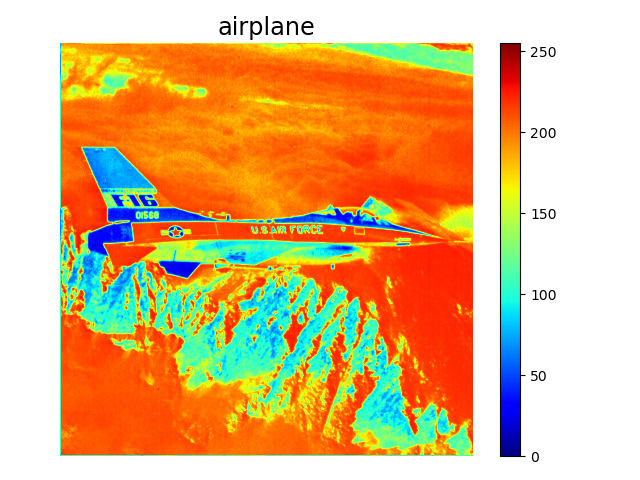
#> input picture airplane.png, 640 x 480 px, given in place of airplane.pgm, which was not available
$ python main.py
#> lines starting #> are read from the running program, lines starting #| are printed output that depends on the picture; pictures that were not available may be replaced by others from this repository, and a replacement may not be noted
#> in main, input_image is the input picture: PIL image 640x480 RGBA; mean R, G, B, A 224.7, 184.4, 132.5, 255
import numpy as np
from PIL import Image
import matplotlib
import matplotlib.pyplot as plt

def color_map(input_image, image_name):
#> called with image_name = 'airplane'
    fig, ax = plt.subplots() #グラフを作るための基盤的なもの
    image = ax.imshow(input_image, cmap = plt.get_cmap("jet"), vmin = 0, vmax = 255)
    ax.grid(False)
    #divider = make_axes_locatable(ax)
    fig.colorbar(image)
    ax.axis("off")
    ax.set_title(image_name, fontsize = "xx-large")
    fig.subplots_adjust(left = 0.05, right = 0.91, bottom = 0.05, top = 0.91)
    fig.savefig(f"{image_name}.png")
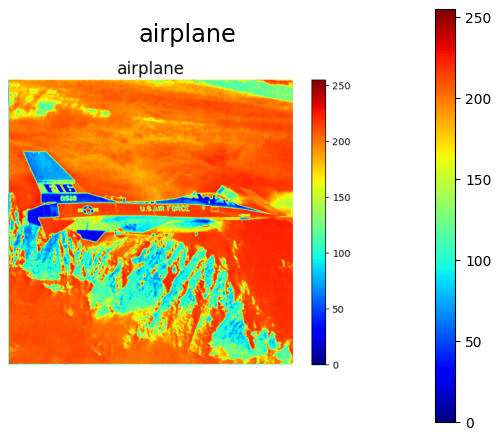
#> figure drawn by matplotlib, 2 panels

def histgram(input_image, image_name):
#> called with image_name = 'airplane'
    histo, bins = np.histogram(np.asarray(input_image).flatten(), range = (0, 255), bins = 256) #histo...輝度値の出現回数 bins...輝度値の値（０～２５５）が入る。
#> histo = 256 values, max 852449 at index 255, min 0 at index 58, mean 4800; bins = 257 values from 0 to 255
    fig, ax = plt.subplots()
    ax.plot(bins[1:], histo)
    normalize = matplotlib.colors.Normalize(vmin = 0, vmax = 255)
    cmap = plt.get_cmap("jet")
    [ax.fill_between(bins[:-1][i:i+2], histo[i:i+2], color=cmap(normalize(bins[:-1][i]))) for i in range(len(histo))]
    plt.savefig(f"{image_name}_graph.png")
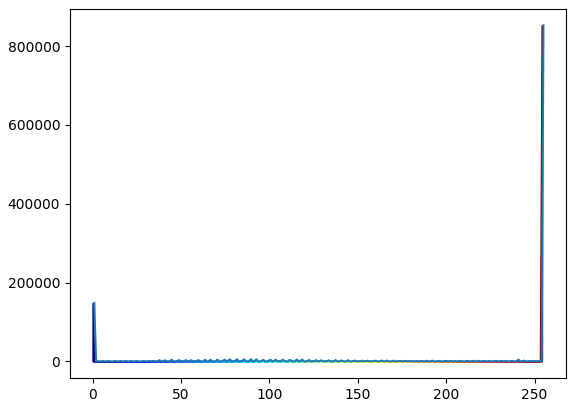
#> figure drawn by matplotlib, 1 panel; curve peaks at x = 255, y = 852449

def main():
    input_image = Image.open("airplane.pgm")
    input_image = np.asarray(input_image)
    image_name = "airplane"

    color_map(input_image, image_name)
    histgram(input_image, image_name)

main()

$ run again, on airplane.pgm
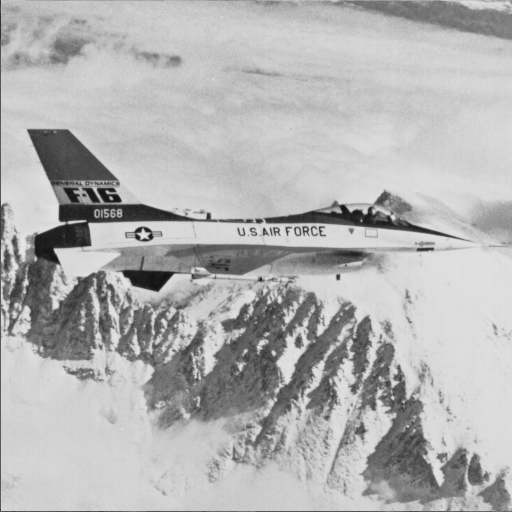
#> input picture airplane.pgm, 512 x 512 px
#> in main, input_image is the input picture: PIL image 512x512 L; min 16, max 231, mean 178.7
#> in color_map, `fig.savefig(f"{image_name}.png")`:
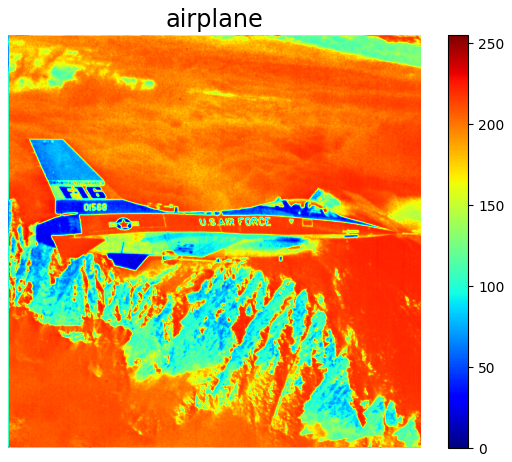
#> figure drawn by matplotlib, 2 panels
#> histo = 256 values, max 7902 at index 211, min 0 at index 0, mean 1024; bins = 257 values from 0 to 255
#> in histgram, `plt.savefig(f"{image_name}_graph.png")`:
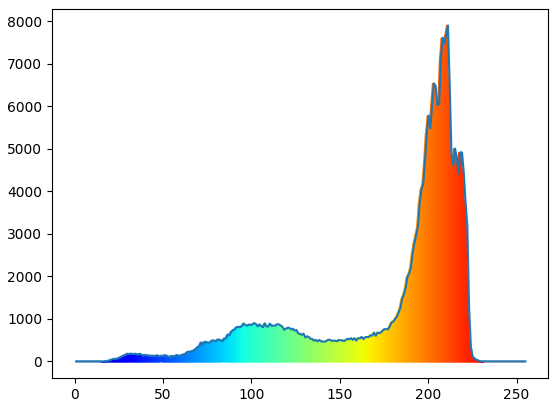
#> figure drawn by matplotlib, 1 panel; curve peaks at x = 211.2, y = 7902
